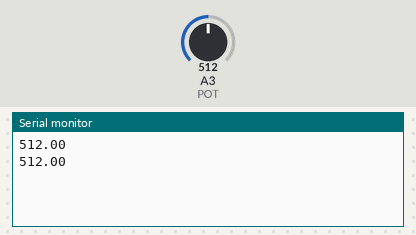
The sketch below on a simulated Arduino Uno, built with avr-gcc and run on an emulated ATmega328P. Parts: the last lines printed to the serial monitor. The inputs (shaded band) are chosen by the test bench; at power-on: A3 (POT) = 512.

Above: at 1.8 s.
1.9 s: A3 (POT) set to 716
At 2.6 s:
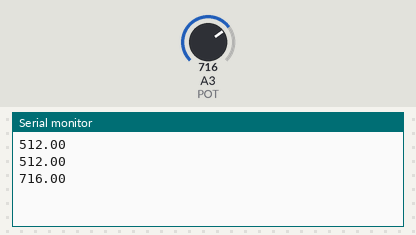
3.4 s: A3 (POT) set to 900
At 4.8 s:
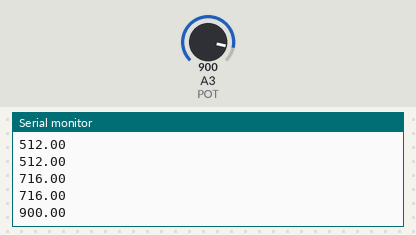
Timing chart, 0 to 6.4 s (numbered marks = the images above; inputs shaded):
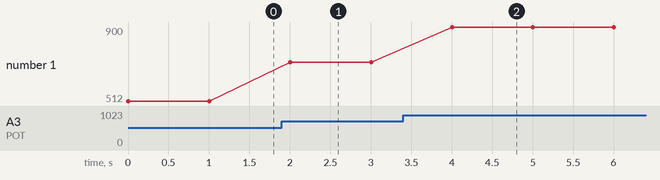

Measured:
- after the input at 1.9 s, the serial monitor: prints a new line after 0.10 s (image 1)
- after the input at 3.4 s, the serial monitor: prints a new line after 0.60 s (image 2)
- plotted number 1: 512 → 716 after the input at 1.9 s, 716 → 900 after the input at 3.4 s

The sketch:

check_pot.ino
```cpp
//4inch extend on high
//6 inch extend on low

#define POT A3

float pot,l;

float mymap(float a, float b, float c, float d, float e){
  return a/(c-b)*(e-d);
}

void setup(){
  pinMode(POT,INPUT);

Serial.begin(9600);

}

void loop(){
pot = analogRead(A3);
l = mymap(pot, 0,716,0,6.0);
Serial.println(pot);
delay(1000);


}
//720,
```
